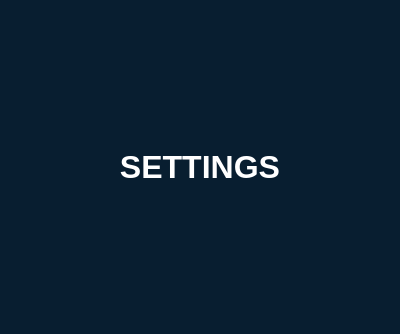
<?xml version="1.0" encoding="UTF-8"?>
<ui version="4.0">
 <class>Settings</class>
 <widget class="QWidget" name="Settings">
  <property name="geometry">
   <rect>
    <x>0</x>
    <y>0</y>
    <width>400</width>
    <height>334</height>
   </rect>
  </property>
  <property name="windowTitle">
   <string>Form</string>
  </property>
  <property name="styleSheet">
   <string notr="true">background-color: rgb(8, 30, 48);
border-radius: 10px;</string>
  </property>
  <layout class="QVBoxLayout" name="verticalLayout">
   <property name="spacing">
    <number>9</number>
   </property>
   <property name="leftMargin">
    <number>0</number>
   </property>
   <property name="topMargin">
    <number>0</number>
   </property>
   <property name="rightMargin">
    <number>0</number>
   </property>
   <property name="bottomMargin">
    <number>0</number>
   </property>
   <item>
    <widget class="QLabel" name="label">
     <property name="font">
      <font>
       <pointsize>24</pointsize>
       <weight>75</weight>
       <bold>true</bold>
      </font>
     </property>
     <property name="styleSheet">
      <string notr="true">color: #fff;</string>
     </property>
     <property name="text">
      <string>SETTINGS</string>
     </property>
     <property name="alignment">
      <set>Qt::AlignCenter</set>
     </property>
    </widget>
   </item>
  </layout>
 </widget>
 <resources/>
 <connections/>
</ui>
